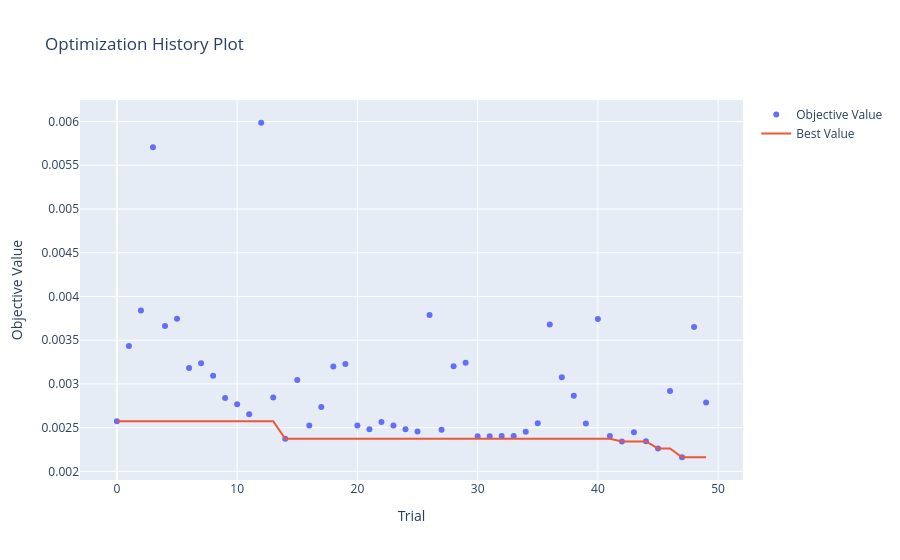

This figure's notebook cell:
### Markdown cell above
The optimization history plot illustrates the performance of the **Optuna** hyperparameter tuning process across successive trials. Each point represents the objective value (RMSE) obtained for a specific set of hyperparameters, while the line tracks the best result achieved up to that trial. The gradual reduction and stabilization of the RMSE indicate that the optimization process effectively explored the search space and converged toward an optimal set of hyperparameters. This demonstrates the effectiveness of Optuna in improving the predictive performance of the **Random Forest Regressor**.

### Code cell
from optuna.visualization import plot_optimization_history

plot_optimization_history(study_rf).show()

### Figure 1 — Plotly figure (JSON) as saved in the notebook; plotly's stock layout.template omitted (floating-point values rounded to 4 significant figures)
{"data": [{"mode": "markers", "name": "Objective Value", "type": "scatter", "x": [0, 1, 2, 3, 4, 5, 6, 7, 8, 9, 10, 11, 12, 13, 14, 15, 16, 17, 18, 19, 20, 21, 22, 23, 24, 25, 26, 27, 28, 29, 30, 31, 32, 33, 34, 35, 36, 37, 38, 39, 40, 41, 42, 43, 44, 45, 46, 47, 48, 49], "y": [0.002574, 0.003434, 0.003839, 0.005707, 0.003663, 0.003746, 0.003181, 0.003236, 0.003095, 0.002841, 0.002767, 0.002654, 0.005986, 0.002845, 0.002374, 0.003046, 0.002526, 0.002738, 0.0032, 0.003227, 0.002524, 0.002483, 0.002564, 0.002524, 0.002484, 0.002456, 0.003789, 0.002477, 0.003204, 0.003242, 0.002403, 0.002402, 0.002404, 0.002404, 0.002455, 0.00255, 0.003679, 0.003075, 0.002865, 0.002549, 0.003742, 0.002405, 0.002343, 0.002447, 0.002344, 0.002263, 0.002919, 0.002162, 0.003651, 0.002788]}, {"mode": "lines", "name": "Best Value", "type": "scatter", "x": [0, 1, 2, 3, 4, 5, 6, 7, 8, 9, 10, 11, 12, 13, 14, 15, 16, 17, 18, 19, 20, 21, 22, 23, 24, 25, 26, 27, 28, 29, 30, 31, 32, 33, 34, 35, 36, 37, 38, 39, 40, 41, 42, 43, 44, 45, 46, 47, 48, 49], "y": [0.002574, 0.002574, 0.002574, 0.002574, 0.002574, 0.002574, 0.002574, 0.002574, 0.002574, 0.002574, 0.002574, 0.002574, 0.002574, 0.002574, 0.002374, 0.002374, 0.002374, 0.002374, 0.002374, 0.002374, 0.002374, 0.002374, 0.002374, 0.002374, 0.002374, 0.002374, 0.002374, 0.002374, 0.002374, 0.002374, 0.002374, 0.002374, 0.002374, 0.002374, 0.002374, 0.002374, 0.002374, 0.002374, 0.002374, 0.002374, 0.002374, 0.002374, 0.002343, 0.002343, 0.002343, 0.002263, 0.002263, 0.002162, 0.002162, 0.002162]}, {"marker": {"color": "#cccccc"}, "mode": "markers", "name": "Infeasible Trial", "showlegend": false, "type": "scatter", "x": [], "y": []}], "layout": {"title": {"text": "Optimization History Plot"}, "xaxis": {"title": {"text": "Trial"}}, "yaxis": {"title": {"text": "Objective Value"}}}}
